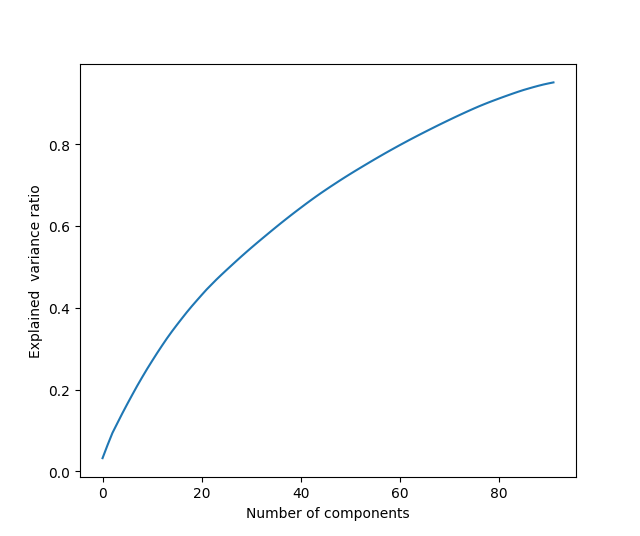

Source code (Python):
import numpy as np
import matplotlib.pyplot as plt
from sklearn.decomposition import PCA
from sklearn.manifold import TSNE
from sklearn.preprocessing import StandardScaler

# Load the data
X_train_padding = np.load("X_train_padding.npy").astype(np.float32)
y_train_padding = np.load("y_train_padding.npy").astype(np.float32)

# Flatten the data for dimensionality reduction
X_reshaped = X_train_padding.reshape(X_train_padding.shape[0], -1)

pca = PCA(n_components=0.95)  # Keep 95% of variance
X_pca = pca.fit_transform(X_reshaped)

# Plot the explained variance ratio
import matplotlib.pyplot as plt
plt.plot(np.cumsum(pca.explained_variance_ratio_))
plt.xlabel('Number of components')
plt.ylabel('Explained  variance ratio')
plt.show() 
